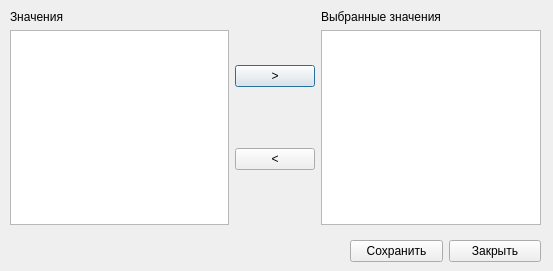
<?xml version="1.0" encoding="UTF-8"?>
<ui version="4.0">
 <class>Scalar_setter</class>
 <widget class="QDialog" name="Scalar_setter">
  <property name="geometry">
   <rect>
    <x>0</x>
    <y>0</y>
    <width>553</width>
    <height>271</height>
   </rect>
  </property>
  <property name="minimumSize">
   <size>
    <width>553</width>
    <height>271</height>
   </size>
  </property>
  <property name="maximumSize">
   <size>
    <width>553</width>
    <height>271</height>
   </size>
  </property>
  <property name="windowTitle">
   <string>Ввод</string>
  </property>
  <widget class="QWidget" name="layoutWidget">
   <property name="geometry">
    <rect>
     <x>10</x>
     <y>10</y>
     <width>531</width>
     <height>215</height>
    </rect>
   </property>
   <layout class="QHBoxLayout" name="horizontalLayout">
    <item>
     <layout class="QVBoxLayout" name="verticalLayout_2">
      <item>
       <widget class="QLabel" name="label">
        <property name="text">
         <string>Значения</string>
        </property>
       </widget>
      </item>
      <item>
       <widget class="QListWidget" name="listWidget"/>
      </item>
     </layout>
    </item>
    <item>
     <layout class="QVBoxLayout" name="verticalLayout_3">
      <item>
       <widget class="QPushButton" name="pushButton_3">
        <property name="text">
         <string>&gt;</string>
        </property>
       </widget>
      </item>
      <item>
       <widget class="QPushButton" name="pushButton_4">
        <property name="text">
         <string>&lt;</string>
        </property>
       </widget>
      </item>
     </layout>
    </item>
    <item>
     <layout class="QVBoxLayout" name="verticalLayout">
      <item>
       <widget class="QLabel" name="label_2">
        <property name="text">
         <string>Выбранные значения</string>
        </property>
       </widget>
      </item>
      <item>
       <widget class="QListWidget" name="listWidget_2"/>
      </item>
     </layout>
    </item>
   </layout>
  </widget>
  <widget class="QWidget" name="layoutWidget">
   <property name="geometry">
    <rect>
     <x>350</x>
     <y>240</y>
     <width>191</width>
     <height>23</height>
    </rect>
   </property>
   <layout class="QHBoxLayout" name="horizontalLayout_2">
    <item>
     <widget class="QPushButton" name="pushButton">
      <property name="text">
       <string>Сохранить</string>
      </property>
     </widget>
    </item>
    <item>
     <widget class="QPushButton" name="pushButton_2">
      <property name="text">
       <string>Закрыть</string>
      </property>
     </widget>
    </item>
   </layout>
  </widget>
 </widget>
 <resources/>
 <connections/>
</ui>
